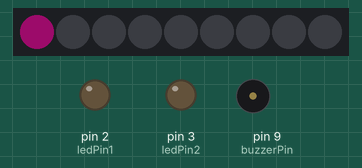
A sketch run on a simulated Arduino Uno, built with avr-gcc and run on an emulated ATmega328P. Shown: 9 RGB LEDs in strip order, left to right, output pins drawn as LEDs (lit = HIGH), buzzer (waves = sounding). Dim RGB values are drawn brighter than linear; the strip is taken to match the declared colour order; random numbers use the default seed unless the sketch sets one.

Above: at 28.3 s.
At 33.9 s:
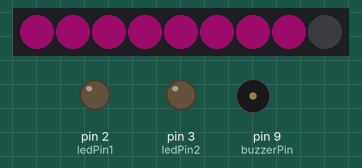
At 44.9 s:
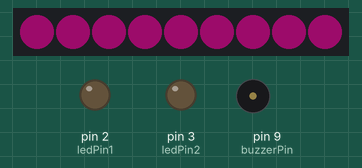
At 77.0 s:
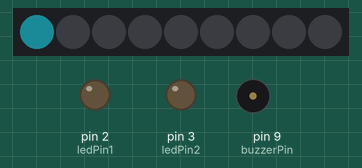
At 83.4 s:
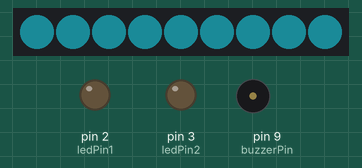
At 128.9 s:
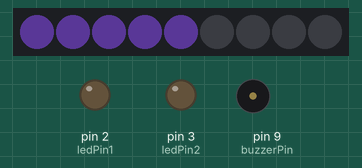
Timing chart, 0 to 130.0 s (numbered marks = the images above):
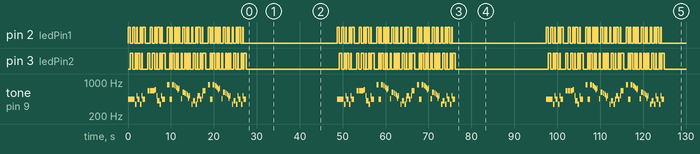

Measured:
- by itself, pin 2 (ledPin1), pin 3 (ledPin2): moves between LOW and HIGH, repeating every 48.7 s
- by itself, tone on pin 9 (buzzerPin): plays 440 Hz for 0.50 s, 440 Hz for 0.50 s, 440 Hz for 0.50 s, 349 Hz for 0.35 s, 523 Hz for 0.15 s, 440 Hz for 0.50 s … (198 notes in this stretch)
- what the display in image 0 shows lasts 0.8 s, from 28.3 s to 29.1 s
- what the display in image 2 shows lasts 2.8 s, from 44.9 s to 47.7 s

The sketch:

Moonhack_StarWar.ino
```cpp
// code borrow from Innovaker PEK demo, and remix for Moonhack 2018 project

#include <Adafruit_NeoPixel.h>
//Initial setup with a 3x3 RGB matrix with total 9 RGB elements
//The RGB matrix connect to Arduino Pin D13.
int n_RGB   = 9;    //There are total 9 RGB elements
int RGB_pin = 13;   //The RGB matrix connect to I/O Pin D13

//Initialize a RGB object for carry on RGB functions
Adafruit_NeoPixel pixels = Adafruit_NeoPixel( 9, 13, NEO_RGB + NEO_KHZ800 );
// delayTime is a variable in integer type for store delay time
int delayTime = 1000; //for store delay time

const int c = 261;
const int d = 294;
const int e = 329;
const int f = 349;
const int g = 391;
const int gS = 415;
const int a = 440;
const int aS = 455;
const int b = 466;
const int cH = 523;
const int cSH = 554;
const int dH = 587;
const int dSH = 622;
const int eH = 659;
const int fH = 698;
const int fSH = 740;
const int gH = 784;
const int gSH = 830;
const int aH = 880;

const int buzzerPin = 9;
const int ledPin1 = 2;
const int ledPin2 = 3;

int counter = 0;

void setup()
{
	pixels.begin();  //call begin function of RGB matrix object
    //RGB_Matrix.show();  //call show function of RGB matrix object

	//Setup pin modes
	pinMode(buzzerPin, OUTPUT);
	pinMode(ledPin1, OUTPUT);
	pinMode(ledPin2, OUTPUT);
}

void loop()
{

  //Play first section
  firstSection();

  //Play second section
  secondSection();

  //Variant 1
  beep(f, 250);
  beep(gS, 500);
  beep(f, 350);
  beep(a, 125);
  beep(cH, 500);
  beep(a, 375);
  beep(cH, 125);
  beep(eH, 650);

  delay(500);

  //Repeat second section
  secondSection();

  //Variant 2
  beep(f, 250);
  beep(gS, 500);
  beep(f, 375);
  beep(cH, 125);
  beep(a, 500);
  beep(f, 375);
  beep(cH, 125);
  beep(a, 650);

  delay(650);

  RGBloop();
}

void beep(int note, int duration)
{
  //Play tone on buzzerPin
  tone(buzzerPin, note, duration);

  //Play different LED depending on value of 'counter'
  if(counter % 2 == 0)
  {
    digitalWrite(ledPin1, HIGH);
    delay(duration);
    digitalWrite(ledPin1, LOW);
  }
  else
  {
    digitalWrite(ledPin2, HIGH);
    delay(duration);
    digitalWrite(ledPin2, LOW);
  }

  //Stop tone on buzzerPin
  noTone(buzzerPin);

  delay(50);

  //Increment counter
  counter++;
}

void firstSection()
{
  beep(a, 500);
  beep(a, 500);
  beep(a, 500);
  beep(f, 350);
  beep(cH, 150);
  beep(a, 500);
  beep(f, 350);
  beep(cH, 150);
  beep(a, 650);

  delay(500);

  beep(eH, 500);
  beep(eH, 500);
  beep(eH, 500);
  beep(fH, 350);
  beep(cH, 150);
  beep(gS, 500);
  beep(f, 350);
  beep(cH, 150);
  beep(a, 650);

  delay(500);
}

void secondSection()
{
  beep(aH, 500);
  beep(a, 300);
  beep(a, 150);
  beep(aH, 500);
  beep(gSH, 325);
  beep(gH, 175);
  beep(fSH, 125);
  beep(fH, 125);
  beep(fSH, 250);

  delay(325);

  beep(aS, 250);
  beep(dSH, 500);
  beep(dH, 325);
  beep(cSH, 175);
  beep(cH, 125);
  beep(b, 125);
  beep(cH, 250);

  delay(350);
}

void light_off_all()
{
    for ( int element = 0; element < 9; element++ )
    {
        pixels.setPixelColor( element, 0, 0, 0 );
        pixels.show();
    }
}

void RGBloop()
{
    pixels.setBrightness( 30 );

    int redColor   = random( 0, 255 );
    int greenColor = random( 0, 255 );
    int blueColor  = random( 0, 255 );

    //Light on order 0, 1, 2, 3, 4, 5, 6, 7, 8
    for ( int element = 0; element < 9; element++ )
    {
      pixels.setPixelColor( element, redColor, greenColor, blueColor );
      pixels.show();
      delay( 800 );
    }
    delay( 2000 );

    light_off_all();
    delay( 1000 );

    //Light on order 8, 7, 6, 5, 4, 3, 2, 1, 0
    for ( int element = 0; element < 9; element++ )
    {
      int pixel_number = 8 - element;
      pixels.setPixelColor( pixel_number, redColor, greenColor, blueColor );
      pixels.show();
      delay( 800 );
    }
    delay( 2000 );

    light_off_all();
    delay( 1000 );
}
```
